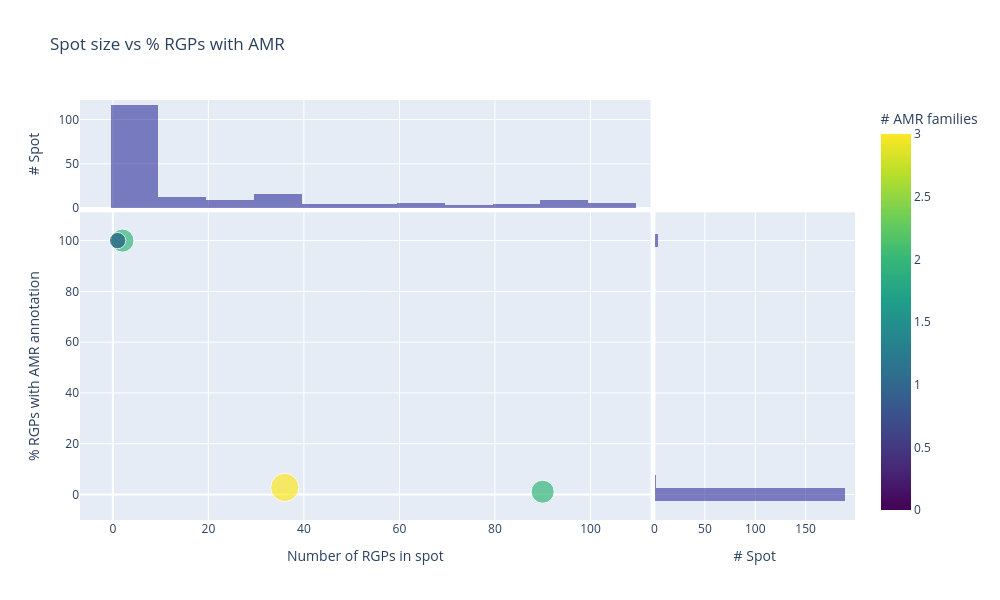

Notebook code for this chart:
### Code cell
# Scatter: spot size vs % RGPs with AMR, colored by number of AMR families
no_spot_filter = spot_summary["spot_id"] != "No spot"
 
fig = px.scatter(
    spot_summary.loc[no_spot_filter],
    x="n_rgps",
    y="prct_rgp_with_amr",
    hover_data=spot_summary.columns,
    color="n_families_with_amr",
    size="n_families_with_amr",
    title="Spot size vs % RGPs with AMR", # text="spot_of_interest",
    marginal_x="histogram", marginal_y="histogram"
)
fig.update_coloraxes(colorscale="Viridis")

fig.update_layout(
    autosize=False,
    width=1000,
    height=600,
    xaxis_title="Number of RGPs in spot",
    yaxis_title="% RGPs with AMR annotation",
    coloraxis_colorbar=dict(title="# AMR families")
)

# Add axis titles to marginal plots
fig.layout.xaxis2.title.text = "# Spot"

fig.layout.xaxis2.showticklabels = True 


fig.layout.yaxis3.title.text = "# Spot"

fig.layout.yaxis3.showticklabels = True 


fig.show()

### Figure 1 — Plotly figure (JSON) as saved in the notebook; plotly's stock layout.template omitted (floating-point values rounded to 4 significant figures; data arrays with more than 128 entries replaced by an {"elided": "..."} marker saying what was removed)
{"data": [{"customdata": {"elided": "193x9 mixed values"}, "hovertemplate": "n_rgps=%{x}<br>prct_rgp_with_amr=%{y}<br>n_families_with_amr=%{marker.color}<br>spot_id=%{customdata[0]}<br>n_clusters=%{customdata[1]}<br>n_families=%{customdata[2]}<br>n_modules=%{customdata[3]}<br>n_clusters_with_amr=%{customdata[4]}<br>n_rgps_with_amr=%{customdata[5]}<br>n_modules_with_amr=%{customdata[7]}<br>prct_clusters_with_amr=%{customdata[8]}<extra></extra>", "legendgroup": "", "marker": {"color": {"elided": "193 int values"}, "coloraxis": "coloraxis", "size": {"elided": "193 int values"}, "sizemode": "area", "sizeref": 0.0075, "symbol": "circle"}, "mode": "markers", "name": "", "orientation": "v", "showlegend": false, "type": "scatter", "x": {"elided": "193 int values"}, "xaxis": "x", "y": {"elided": "193 float values"}, "yaxis": "y"}, {"alignmentgroup": "True", "bingroup": "x", "hovertemplate": "n_rgps=%{x}<br>count=%{y}<extra></extra>", "legendgroup": "", "marker": {"color": "#0d0887"}, "name": "", "offsetgroup": "", "opacity": 0.5, "showlegend": false, "type": "histogram", "x": {"elided": "193 int values"}, "xaxis": "x3", "yaxis": "y3"}, {"alignmentgroup": "True", "bingroup": "y", "hovertemplate": "prct_rgp_with_amr=%{y}<br>count=%{x}<extra></extra>", "legendgroup": "", "marker": {"color": "#0d0887"}, "name": "", "offsetgroup": "", "opacity": 0.5, "showlegend": false, "type": "histogram", "xaxis": "x2", "y": {"elided": "193 float values"}, "yaxis": "y2"}], "layout": {"autosize": false, "barmode": "overlay", "coloraxis": {"colorbar": {"title": {"text": "# AMR families"}}, "colorscale": [[0, "#440154"], [0.1111, "#482878"], [0.2222, "#3e4989"], [0.3333, "#31688e"], [0.4444, "#26828e"], [0.5556, "#1f9e89"], [0.6667, "#35b779"], [0.7778, "#6ece58"], [0.8889, "#b5de2b"], [1, "#fde725"]]}, "height": 600, "legend": {"itemsizing": "constant", "tracegroupgap": 0}, "title": {"text": "Spot size vs % RGPs with AMR"}, "width": 1000, "xaxis": {"anchor": "y", "domain": [0, 0.7363], "title": {"text": "Number of RGPs in spot"}}, "xaxis2": {"anchor": "y2", "domain": [0.7413, 1], "matches": "x2", "showgrid": true, "showline": false, "showticklabels": true, "ticks": "", "title": {"text": "# Spot"}}, "xaxis3": {"anchor": "y3", "domain": [0, 0.7363], "matches": "x", "showgrid": true, "showticklabels": false}, "xaxis4": {"anchor": "y4", "domain": [0.7413, 1], "matches": "x2", "showgrid": true, "showline": false, "showticklabels": false, "ticks": ""}, "yaxis": {"anchor": "x", "domain": [0, 0.7326], "title": {"text": "% RGPs with AMR annotation"}}, "yaxis2": {"anchor": "x2", "domain": [0, 0.7326], "matches": "y", "showgrid": true, "showticklabels": false}, "yaxis3": {"anchor": "x3", "domain": [0.7426, 1], "matches": "y3", "showgrid": true, "showline": false, "showticklabels": true, "ticks": "", "title": {"text": "# Spot"}}, "yaxis4": {"anchor": "x4", "domain": [0.7426, 1], "matches": "y3", "showgrid": true, "showline": false, "showticklabels": false, "ticks": ""}}}
